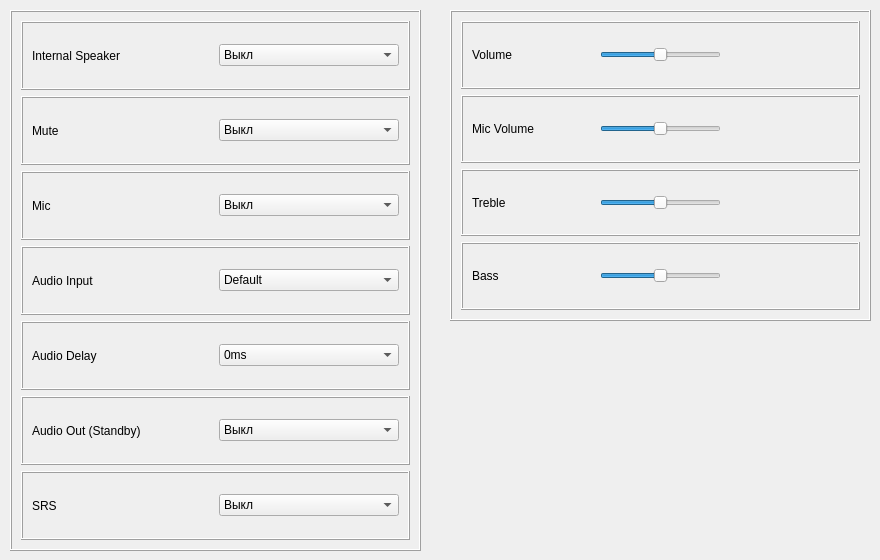
      <widget class="QWidget" name="tab_2">
       <attribute name="title">
        <string>Audio</string>
       </attribute>
       <widget class="QFrame" name="frame_26">
        <property name="geometry">
         <rect>
          <x>450</x>
          <y>10</y>
          <width>421</width>
          <height>311</height>
         </rect>
        </property>
        <property name="frameShape">
         <enum>QFrame::Box</enum>
        </property>
        <property name="frameShadow">
         <enum>QFrame::Raised</enum>
        </property>
        <layout class="QGridLayout" name="gridLayout_4">
         <item row="0" column="0">
          <widget class="QFrame" name="frame_Volume">
           <property name="frameShape">
            <enum>QFrame::Box</enum>
           </property>
           <property name="frameShadow">
            <enum>QFrame::Raised</enum>
           </property>
           <layout class="QHBoxLayout" name="horizontalLayout_28">
            <item>
             <widget class="QLabel" name="label_Volume">
              <property name="text">
               <string>Volume</string>
              </property>
             </widget>
            </item>
            <item>
             <widget class="QSlider" name="horizontalSlider_Volume">
              <property name="sizePolicy">
               <sizepolicy hsizetype="Minimum" vsizetype="Fixed">
                <horstretch>0</horstretch>
                <verstretch>0</verstretch>
               </sizepolicy>
              </property>
              <property name="maximum">
               <number>10</number>
              </property>
              <property name="pageStep">
               <number>1</number>
              </property>
              <property name="value">
               <number>5</number>
              </property>
              <property name="orientation">
               <enum>Qt::Horizontal</enum>
              </property>
             </widget>
            </item>
            <item alignment="Qt::AlignHCenter">
             <widget class="QLabel" name="label_var_Volume">
              <property name="text">
               <string/>
              </property>
             </widget>
            </item>
           </layout>
          </widget>
         </item>
         <item row="2" column="0">
          <widget class="QFrame" name="frame_Treble">
           <property name="frameShape">
            <enum>QFrame::Box</enum>
           </property>
           <property name="frameShadow">
            <enum>QFrame::Raised</enum>
           </property>
           <layout class="QHBoxLayout" name="horizontalLayout_34">
            <item>
             <widget class="QLabel" name="label_Treble">
              <property name="text">
               <string>Treble</string>
              </property>
             </widget>
            </item>
            <item>
             <widget class="QSlider" name="horizontalSlider_Treble">
              <property name="sizePolicy">
               <sizepolicy hsizetype="Minimum" vsizetype="Fixed">
                <horstretch>0</horstretch>
                <verstretch>0</verstretch>
               </sizepolicy>
              </property>
              <property name="minimum">
               <number>-10</number>
              </property>
              <property name="maximum">
               <number>10</number>
              </property>
              <property name="pageStep">
               <number>1</number>
              </property>
              <property name="orientation">
               <enum>Qt::Horizontal</enum>
              </property>
             </widget>
            </item>
            <item alignment="Qt::AlignHCenter">
             <widget class="QLabel" name="label_var_Treble">
              <property name="text">
               <string/>
              </property>
             </widget>
            </item>
           </layout>
          </widget>
         </item>
         <item row="1" column="0">
          <widget class="QFrame" name="frame_Mic_Volume">
           <property name="frameShape">
            <enum>QFrame::Box</enum>
           </property>
           <property name="frameShadow">
            <enum>QFrame::Raised</enum>
           </property>
           <layout class="QHBoxLayout" name="horizontalLayout_29">
            <item>
             <widget class="QLabel" name="label_Mic_Volume">
              <property name="text">
               <string>Mic Volume</string>
              </property>
             </widget>
            </item>
            <item>
             <widget class="QSlider" name="horizontalSlider_Mic_Volume">
              <property name="sizePolicy">
               <sizepolicy hsizetype="Minimum" vsizetype="Fixed">
                <horstretch>0</horstretch>
                <verstretch>0</verstretch>
               </sizepolicy>
              </property>
              <property name="maximum">
               <number>10</number>
              </property>
              <property name="pageStep">
               <number>1</number>
              </property>
              <property name="value">
               <number>5</number>
              </property>
              <property name="orientation">
               <enum>Qt::Horizontal</enum>
              </property>
             </widget>
            </item>
            <item alignment="Qt::AlignHCenter">
             <widget class="QLabel" name="label_var_Mic_Volume">
              <property name="text">
               <string/>
              </property>
             </widget>
            </item>
           </layout>
          </widget>
         </item>
         <item row="3" column="0">
          <widget class="QFrame" name="frame_Bass">
           <property name="frameShape">
            <enum>QFrame::Box</enum>
           </property>
           <property name="frameShadow">
            <enum>QFrame::Raised</enum>
           </property>
           <layout class="QHBoxLayout" name="horizontalLayout_35">
            <item>
             <widget class="QLabel" name="label_Bass">
              <property name="text">
               <string>Bass</string>
              </property>
             </widget>
            </item>
            <item>
             <widget class="QSlider" name="horizontalSlider_Bass">
              <property name="sizePolicy">
               <sizepolicy hsizetype="Minimum" vsizetype="Fixed">
                <horstretch>0</horstretch>
                <verstretch>0</verstretch>
               </sizepolicy>
              </property>
              <property name="minimum">
               <number>-10</number>
              </property>
              <property name="maximum">
               <number>10</number>
              </property>
              <property name="pageStep">
               <number>1</number>
              </property>
              <property name="orientation">
               <enum>Qt::Horizontal</enum>
              </property>
             </widget>
            </item>
            <item alignment="Qt::AlignHCenter">
             <widget class="QLabel" name="label_var_Bass">
              <property name="text">
               <string/>
              </property>
             </widget>
            </item>
           </layout>
          </widget>
         </item>
        </layout>
       </widget>
       <widget class="QFrame" name="frame_25">
        <property name="geometry">
         <rect>
          <x>10</x>
          <y>10</y>
          <width>411</width>
          <height>541</height>
         </rect>
        </property>
        <property name="frameShape">
         <enum>QFrame::Box</enum>
        </property>
        <property name="frameShadow">
         <enum>QFrame::Raised</enum>
        </property>
        <layout class="QGridLayout" name="gridLayout_3">
         <item row="3" column="0">
          <widget class="QFrame" name="frame_Audio_Input">
           <property name="frameShape">
            <enum>QFrame::Box</enum>
           </property>
           <property name="frameShadow">
            <enum>QFrame::Raised</enum>
           </property>
           <layout class="QHBoxLayout" name="horizontalLayout_30">
            <item>
             <widget class="QLabel" name="label_Audio_Input">
              <property name="text">
               <string>Audio Input</string>
              </property>
             </widget>
            </item>
            <item>
             <widget class="QComboBox" name="comboBox_Audio_Input">
              <item>
               <property name="text">
                <string>Default</string>
               </property>
              </item>
              <item>
               <property name="text">
                <string>Audio 1(Mini-jack)</string>
               </property>
              </item>
              <item>
               <property name="text">
                <string>RCA</string>
               </property>
              </item>
              <item>
               <property name="text">
                <string>Audio 2</string>
               </property>
              </item>
              <item>
               <property name="text">
                <string>Audio 3</string>
               </property>
              </item>
              <item>
               <property name="text">
                <string>Audio 4</string>
               </property>
              </item>
              <item>
               <property name="text">
                <string>HDMI 1</string>
               </property>
              </item>
              <item>
               <property name="text">
                <string>HDMI 2</string>
               </property>
              </item>
              <item>
               <property name="text">
                <string>Audio 5/Displayport</string>
               </property>
              </item>
              <item>
               <property name="text">
                <string>Displayport</string>
               </property>
              </item>
             </widget>
            </item>
           </layout>
          </widget>
         </item>
         <item row="0" column="0">
          <widget class="QFrame" name="frame_Internal_speaker">
           <property name="frameShape">
            <enum>QFrame::Box</enum>
           </property>
           <property name="frameShadow">
            <enum>QFrame::Raised</enum>
           </property>
           <layout class="QHBoxLayout" name="horizontalLayout_25">
            <item>
             <widget class="QLabel" name="label_Internal_speaker">
              <property name="text">
               <string>Internal Speaker</string>
              </property>
             </widget>
            </item>
            <item>
             <widget class="QComboBox" name="comboBox_Internal_speaker">
              <item>
               <property name="text">
                <string>Выкл</string>
               </property>
              </item>
              <item>
               <property name="text">
                <string>Вкл</string>
               </property>
              </item>
             </widget>
            </item>
           </layout>
          </widget>
         </item>
         <item row="5" column="0">
          <widget class="QFrame" name="frame_Audio_Out">
           <property name="frameShape">
            <enum>QFrame::Box</enum>
           </property>
           <property name="frameShadow">
            <enum>QFrame::Raised</enum>
           </property>
           <layout class="QHBoxLayout" name="horizontalLayout_32">
            <item>
             <widget class="QLabel" name="label_Audio_Out">
              <property name="text">
               <string>Audio Out (Standby)</string>
              </property>
             </widget>
            </item>
            <item>
             <widget class="QComboBox" name="comboBox_Audio_Out">
              <item>
               <property name="text">
                <string>Выкл</string>
               </property>
              </item>
              <item>
               <property name="text">
                <string>Вкл</string>
               </property>
              </item>
             </widget>
            </item>
           </layout>
          </widget>
         </item>
         <item row="1" column="0">
          <widget class="QFrame" name="frame_Mute">
           <property name="frameShape">
            <enum>QFrame::Box</enum>
           </property>
           <property name="frameShadow">
            <enum>QFrame::Raised</enum>
           </property>
           <layout class="QHBoxLayout" name="horizontalLayout_26">
            <item>
             <widget class="QLabel" name="label_Mute">
              <property name="text">
               <string>Mute</string>
              </property>
             </widget>
            </item>
            <item>
             <widget class="QComboBox" name="comboBox_Mute">
              <item>
               <property name="text">
                <string>Выкл</string>
               </property>
              </item>
              <item>
               <property name="text">
                <string>Вкл</string>
               </property>
              </item>
             </widget>
            </item>
           </layout>
          </widget>
         </item>
         <item row="4" column="0">
          <widget class="QFrame" name="frame_Audio_Delay">
           <property name="frameShape">
            <enum>QFrame::Box</enum>
           </property>
           <property name="frameShadow">
            <enum>QFrame::Raised</enum>
           </property>
           <layout class="QHBoxLayout" name="horizontalLayout_31">
            <item>
             <widget class="QLabel" name="label_Audio_Delay">
              <property name="text">
               <string>Audio Delay</string>
              </property>
             </widget>
            </item>
            <item>
             <widget class="QComboBox" name="comboBox_Audio_Delay">
              <item>
               <property name="text">
                <string>0ms</string>
               </property>
              </item>
              <item>
               <property name="text">
                <string>2ms</string>
               </property>
              </item>
              <item>
               <property name="text">
                <string>4ms</string>
               </property>
              </item>
              <item>
               <property name="text">
                <string>6ms</string>
               </property>
              </item>
             </widget>
            </item>
           </layout>
          </widget>
         </item>
         <item row="2" column="0">
          <widget class="QFrame" name="frame_Mic">
           <property name="frameShape">
            <enum>QFrame::Box</enum>
           </property>
           <property name="frameShadow">
            <enum>QFrame::Raised</enum>
           </property>
           <layout class="QHBoxLayout" name="horizontalLayout_27">
            <item>
             <widget class="QLabel" name="label_Mic">
              <property name="text">
               <string>Mic</string>
              </property>
             </widget>
            </item>
            <item>
             <widget class="QComboBox" name="comboBox_Mic">
              <item>
               <property name="text">
                <string>Выкл</string>
               </property>
              </item>
              <item>
               <property name="text">
                <string>Вкл</string>
               </property>
              </item>
             </widget>
            </item>
           </layout>
          </widget>
         </item>
         <item row="6" column="0">
          <widget class="QFrame" name="frame_SRS">
           <property name="frameShape">
            <enum>QFrame::Box</enum>
           </property>
           <property name="frameShadow">
            <enum>QFrame::Raised</enum>
           </property>
           <layout class="QHBoxLayout" name="horizontalLayout_33">
            <item>
             <widget class="QLabel" name="label_SRS">
              <property name="text">
               <string>SRS</string>
              </property>
             </widget>
            </item>
            <item>
             <widget class="QComboBox" name="comboBox_SRS">
              <item>
               <property name="text">
                <string>Выкл</string>
               </property>
              </item>
              <item>
               <property name="text">
                <string>Вкл</string>
               </property>
              </item>
             </widget>
            </item>
           </layout>
          </widget>
         </item>
        </layout>
       </widget>
      </widget>
